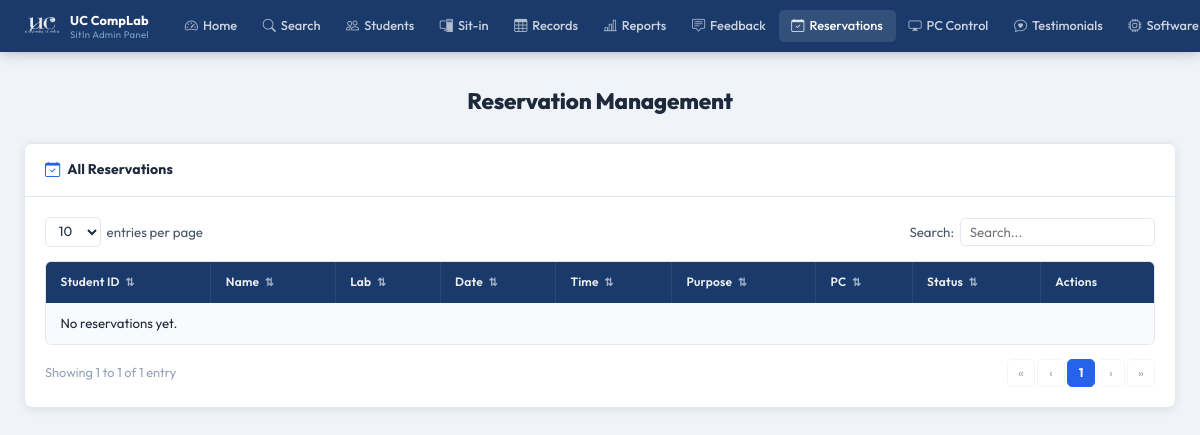
Before: /pages/admin/reservation.php (signed in) with the older database file.
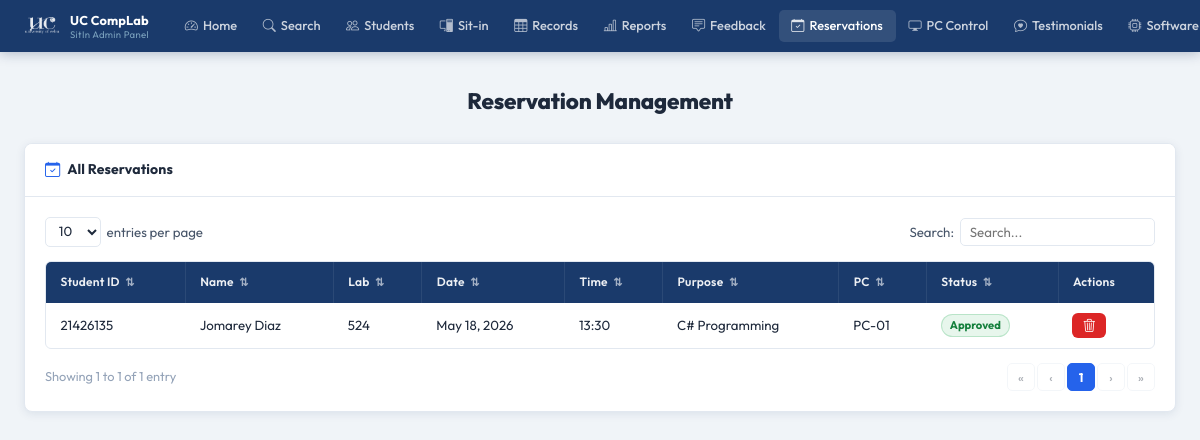
After: the same page with the newer database file.
### tables this page shows
CREATE TABLE reservations (
            id         INTEGER PRIMARY KEY AUTOINCREMENT,
            user_id    INTEGER NOT NULL,
            lab_room   TEXT    NOT NULL,
            date       TEXT    NOT NULL,
            time_slot  TEXT    NOT NULL,
            purpose    TEXT,
            status     TEXT    DEFAULT 'pending',
            created_at DATETIME DEFAULT CURRENT_TIMESTAMP, pc_number INTEGER,
            FOREIGN KEY (user_id) REFERENCES users(id) ON DELETE CASCADE
        );

CREATE TABLE users (
            id                 INTEGER PRIMARY KEY AUTOINCREMENT,
            first_name         TEXT    NOT NULL,
            last_name          TEXT    NOT NULL,
            middle_name        TEXT,
            student_id         TEXT    UNIQUE NOT NULL,
            course             TEXT    NOT NULL,
            course_level       INTEGER NOT NULL,
            email              TEXT    UNIQUE NOT NULL,
            address            TEXT    NOT NULL,
            password           TEXT    NOT NULL,
            remaining_sessions INTEGER DEFAULT 30,
            created_at         DATETIME DEFAULT CURRENT_TIMESTAMP
        , profile_picture TEXT);

### pages/admin/reservation.php (the view, shortened to what this page needs)
<?php
$base = '../../';
$db = getDB();
$reservations = $db->query("
    SELECT r.*, u.student_id,
           u.first_name||' '||u.last_name AS full_name
    FROM reservations r
    JOIN users u ON u.id = r.user_id
    ORDER BY r.created_at DESC
")->fetchAll();
?>
<!DOCTYPE html>
<html lang="en">
<head>
  <link rel="stylesheet" href="<?= $base ?>assets/css/admin.css"/>
  <link rel="stylesheet" href="https://cdn.jsdelivr.net/npm/bootstrap-icons@1.11.3/font/bootstrap-icons.css"/>
</head>
<body>
<?php require_once __DIR__ . '/../../includes/admin-navbar.php'; ?>
<div class="admin-page">
  <div class="admin-inner">
    <h1 class="a-page-title">Reservation Management</h1>
    <div class="a-card">
      <div class="a-card-header">
        <i class="bi bi-calendar-check"></i> All Reservations
      </div>
      <div class="a-card-body">
        <div class="a-table-controls">
          <div class="a-entries-wrap">
            <select id="resSelect" class="a-entries-select">
              <option>10</option><option>25</option><option>50</option>
            </select>
            <span>entries per page</span>
          </div>
          <div class="a-search-wrap">
            <label>Search:</label>
            <input type="text" id="resSearch" class="a-search-box" placeholder="Search..."/>
          </div>
        </div>
        <div class="a-table-wrap">
          <table class="a-table" id="resTable">
            <thead>
              <tr>
                <th class="a-sortable" data-col="0">Student ID <span class="a-sort-icon">⇅</span></th>
                <th class="a-sortable" data-col="1">Name <span class="a-sort-icon">⇅</span></th>
                <th class="a-sortable" data-col="2">Lab <span class="a-sort-icon">⇅</span></th>
                <th class="a-sortable" data-col="3">Date <span class="a-sort-icon">⇅</span></th>
                <th class="a-sortable" data-col="4">Time <span class="a-sort-icon">⇅</span></th>
                <th class="a-sortable" data-col="5">Purpose <span class="a-sort-icon">⇅</span></th>
                <th class="a-sortable" data-col="6">PC <span class="a-sort-icon">⇅</span></th>
                <th class="a-sortable" data-col="7">Status <span class="a-sort-icon">⇅</span></th>
                <th>Actions</th>
              </tr>
            </thead>
            <tbody id="resBody">
              <?php if (empty($reservations)): ?>
                <tr class="a-table-empty"><td colspan="9">No reservations yet.</td></tr>
              <?php else: ?>
                <?php foreach ($reservations as $r): ?>
                  <tr class="a-data-row">
                    <td><?= htmlspecialchars($r['student_id']) ?></td>
                    <td><?= htmlspecialchars($r['full_name']) ?></td>
                    <td><?= htmlspecialchars($r['lab_room']) ?></td>
                    <td><?= date('M j, Y', strtotime($r['date'])) ?></td>
                    <td><?= htmlspecialchars($r['time_slot']) ?></td>
                    <td><?= htmlspecialchars($r['purpose'] ?? '—') ?></td>
                    <td><?= $r['pc_number'] ? 'PC-'.str_pad($r['pc_number'],2,'0',STR_PAD_LEFT) : '—' ?></td>
                    <td>
                      <span class="a-badge badge-<?= $r['status'] ?>">
                        <?= ucfirst($r['status']) ?>
                      </span>
                    </td>
                    <td style="white-space:nowrap;">
                      <form method="POST" style="display:inline;"
                            onsubmit="return confirm('Delete this reservation?')">
                        <button type="submit" class="a-btn a-btn-red a-btn-sm">
                          <i class="bi bi-trash3"></i>
                        </button>
                      </form>
                    </td>
                  </tr>
                <?php endforeach; ?>
              <?php endif; ?>
            </tbody>
          </table>
        </div>
        <div class="a-table-footer">
          <div class="a-table-info" id="resInfo"></div>
          <div class="a-pagination"  id="resPag"></div>
        </div>
      </div>
    </div>
  </div>
</div>
</body>
</html>

Changed rows visible on the page:
added reservations: user.student_id "21426135", full_name "Jomarey Diaz", lab_room "524", date "May 18, 2026", time_slot "13:30", purpose "C# Programming", pc_number "01", status "Approved"
Other visible differences:
text no longer shown: "No reservations yet."
